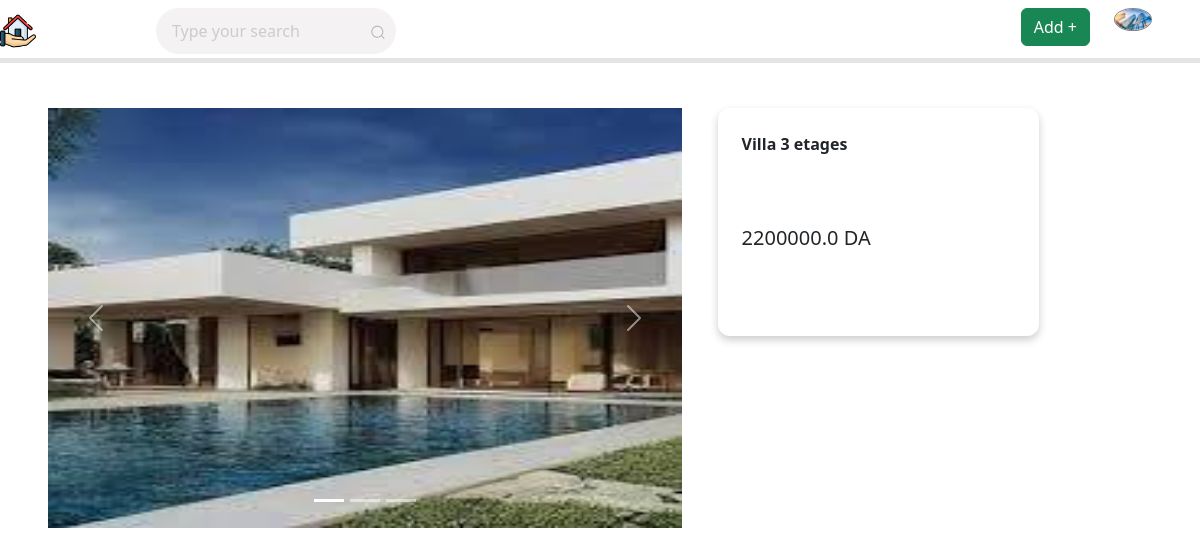
/real_estate/home/annonce/9 (signed in), run on an earlier commit of the app's database.
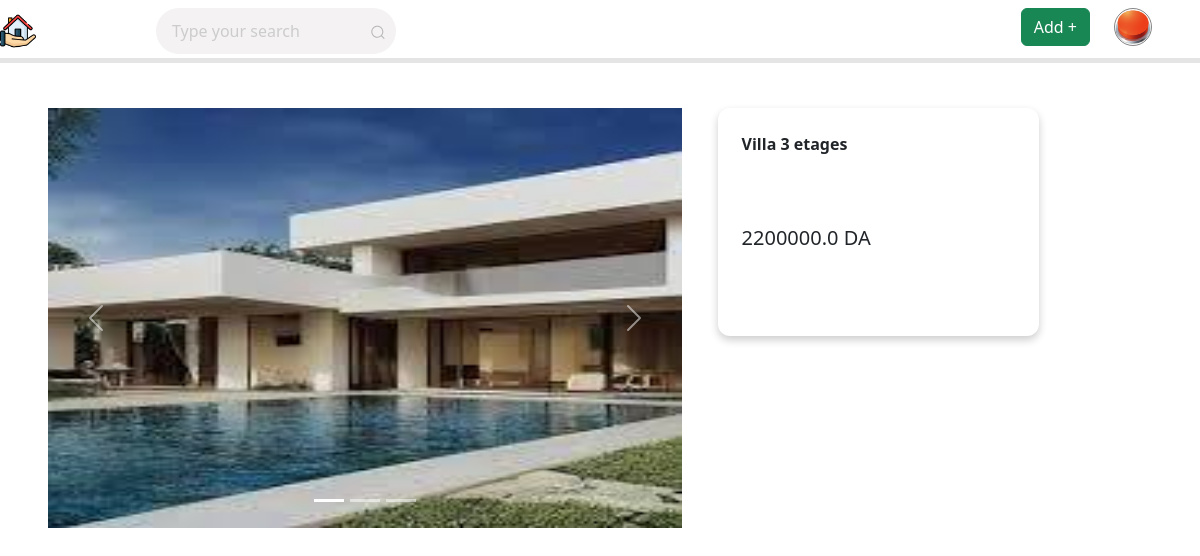
And on a later commit of the database.
### main/models.py (models this page shows, shortened)
class custom_user(AbstractUser):
    phone_num = models.CharField(max_length=15)
    profile_pic = models.ImageField(upload_to='profile_pics/')

### main/views.py (the view)
def show_post(request,post_id):
   Post = post.objects.prefetch_related('media_files_set').get(pk=post_id)
   return render(request,'post.html',{'post':Post})

### main/templates/post.html (shortened to what this page needs)
{% load static %}
<!DOCTYPE html>
<html lang="en">
<head>
    <link href="https://cdn.jsdelivr.net/npm/bootstrap@5.3.3/dist/css/bootstrap.min.css" rel="stylesheet">
    <link rel="stylesheet" href="{% static 'css/post.css' %}">
    <link rel="stylesheet" href="{% static 'css/home.css'%}">
</head>
<body>
    <div class="navbar">
        <a href="{% url 'home'%}"><img src="{% static 'public/external/brand.png' %}" ></a>
        <div class="action-bar">
          <form action="{%url 'search'%}" method="post">
        <div class="search">
          <input type="text" class="search__input" placeholder="Type your search" name="search">
          <button class="search__button" type="submit">
          </button>
        </div>
          </form>
        <div class="account-container">
          {% if auth is False %}
           <a href="{% url 'login' %}"><button class="login-out">Login</button></a>
          {% else %}
          <div class="dropdown">
            <button class="btn btn-success" style="margin-right: 2vw;" type="button" id="dropdownMenuButton" data-bs-toggle="dropdown" aria-expanded="false">
              Add +</button>
          </div>
          <div class="dropdown">
            <button class="account" type ="button" data-bs-toggle="dropdown" aria-expanded="false"><img src={% if user.profile_pic %}{%if user.profile_pic.url %}{{user.profile_pic.url}}{%else%}{% static 'public/external/no-user.png' %}{%endif%}{%endif%} alt=""></button>
          </div>
          {% endif %}
        </div>
      </div>
      </div>
    <div class="main-container">
        <div class="post-medias">
            <div id="carouselExampleIndicators" class="carousel slide carousel">
                <div class="carousel-indicators">
                  <button type="button" data-bs-target="#carouselExampleIndicators" data-bs-slide-to="0" class="active" aria-current="true" aria-label="Slide 1"></button>
                  <button type="button" data-bs-target="#carouselExampleIndicators" data-bs-slide-to="1" aria-label="Slide 2"></button>
                  <button type="button" data-bs-target="#carouselExampleIndicators" data-bs-slide-to="2" aria-label="Slide 3"></button>
                </div>
                <div class="carousel-inner">
                  {%for media in post.media_files_set.all%}
                  {%if forloop.counter != 1%}
                  <div class="carousel-item">
                  {%else%}
                  <div class="carousel-item active">
                  {%endif%}
                    <img src="{{media.path.url}}" class="d-block w-100" alt="...">
                  </div>
                  {%endfor%}
                </div>
                <button class="carousel-control-prev" type="button" data-bs-target="#carouselExampleIndicators" data-bs-slide="prev">
                  <span class="carousel-control-prev-icon" aria-hidden="true"></span>
                </button>
                <button class="carousel-control-next" type="button" data-bs-target="#carouselExampleIndicators" data-bs-slide="next">
                  <span class="carousel-control-next-icon" aria-hidden="true"></span>
                </button>
              </div>
        </div>
        <div class="post-des">
            <div class="title">
                <p>{{post.title}}</p>
                <h5>{{post.price}} DA</h5>
            </div>
            <div class="user-info">
            </div>
        </div>
    </div>
</body>
</html>

What changed in the data, as far as the page shows it:
changed custom_user: profile_pic: a different picture
